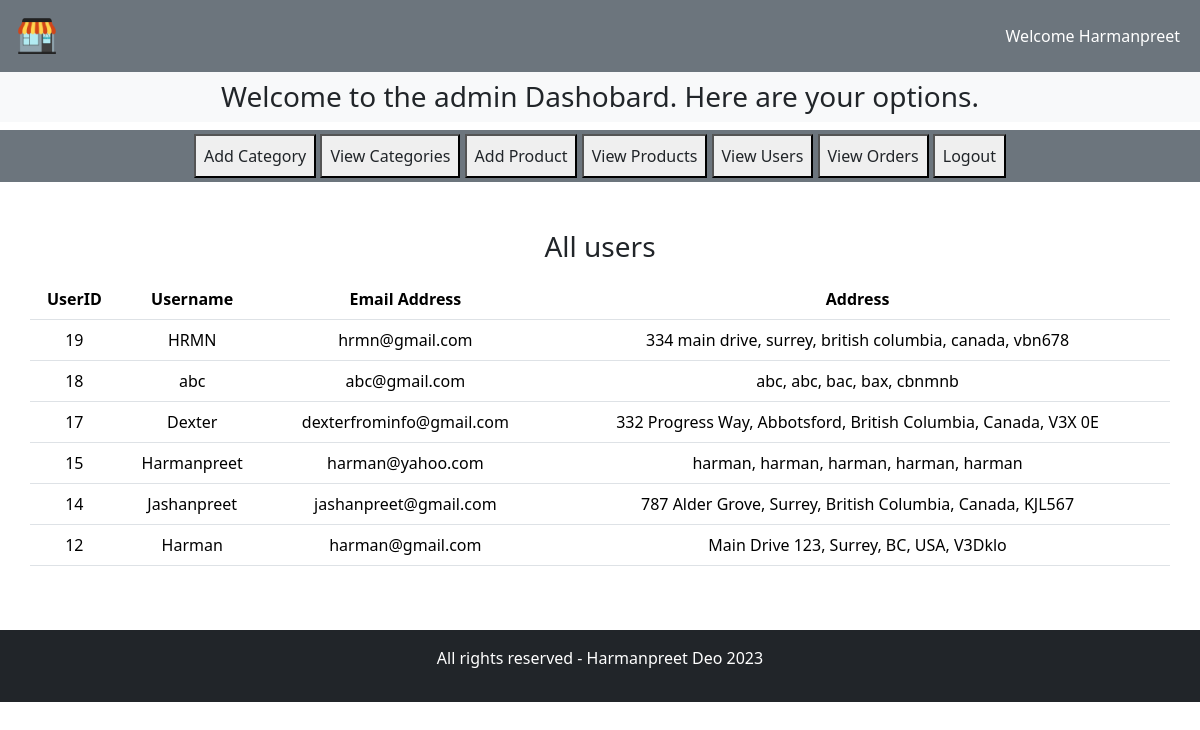
/estorephp/admin/index.php?viewUsers (signed in), run on the app's committed database.
### tables this page shows
CREATE TABLE `users` (
  `userID` int(6) NOT NULL,
  `username` varchar(25) NOT NULL,
  `email` varchar(50) NOT NULL,
  `password` varchar(255) NOT NULL,
  `street` varchar(50) NOT NULL,
  `city` varchar(25) NOT NULL,
  `state` varchar(50) NOT NULL,
  `country` varchar(25) NOT NULL,
  `zipcode` varchar(6) NOT NULL
);

### estorephp/controllers/AdminController.php (called while the page is built, shortened)
<?php
    class AdminController {
        private $model;
        public function __construct($model) {
            $this->model = $model;
        }
        public function getAdminName($id) {
            return $this->model->getAdminName($id);
        }
    }
?>

### estorephp/models/AdminModel.php (called while the page is built, shortened)
<?php
class AdminModel {
    private $db;
    public function __construct($db) {
        $this->db = $db;
    }
    public function getAdminname($id) {
        $query = "SELECT * FROM admins WHERE adminID = :adminID";
        $statement = $this->db->prepare($query);
        $statement->bindValue(':adminID', $id);
        $statement->execute();
        $admin = $statement->fetch();
        if($admin) {
            return $admin;
        }
    }
}
?>

### estorephp/controllers/UserController.php (called while the page is built, shortened)
<?php
    class UserController {
        private $model;
        public function __construct($model) {
            $this->model = $model;
        }
        public function viewAllUsers() {
            return $this->model->viewAllUsers();
        }
    }
?>

### estorephp/models/UserModel.php (called while the page is built, shortened)
<?php
    class UserModel {
        private $db;
        public function __construct($db) {
            $this->db = $db;
        }
        public function viewAllUsers() {
            $query = "SELECT * FROM users ORDER BY userID DESC";
            $statement = $this->db->prepare($query);
            $statement->execute();
            $users = $statement->fetchAll();
            if(count($users) > 0) {return $users;}
        }
    }
?>

### estorephp/admin/viewUsers.php (the view)
<?php
    include("../includes/connect.php");
    include("../models/UserModel.php");
    include("../controllers/UserController.php");
    $userModel = new UserModel($db);
    $userController = new UserController($userModel);
    $users = $userController->viewAllUsers();
?>
        <div class="row text-center">
            <h3>All users</h3>
            <table class="table table-hover mt-2">
                <thead>
                    <th>UserID</th>
                    <th>Username</th>
                    <th>Email Address</th>
                    <th>Address</th>
                </thead>
                <tbody>
                <?php
                    foreach($users as $user) {
                        echo'
                            <tr>
                                <td>'.$user['userID'].'</td>
                                <td>'.$user['username'].'</td>
                                <td>'.$user['email'].'</td>
                                <td>'.$user['street'].', '.$user['city'].', '.$user['state'].', '.$user['country'].', '.$user['zipcode'].'</td>
                            </tr>
                        ';
                    }
                ?>
                </tbody>
        </table>
        </div>

### estorephp/admin/index.php (shortened to what this page needs)
<?php session_start();
    include("../includes/connect.php");
    include("../models/AdminModel.php");
    include("../controllers/AdminController.php");
    $adminModel = new AdminModel($db);
    $adminController = new AdminController($adminModel);
    if(isset($_SESSION['admin'])) {
        $adminID = $_SESSION['admin'];
        $adminName = $adminController->getAdminName($adminID)['firstName'];
    }
?>
<!DOCTYPE html>
<html lang="en">
<head>
    <link href="https://cdn.jsdelivr.net/npm/bootstrap@5.3.2/dist/css/bootstrap.min.css" rel="stylesheet">
    <link rel="stylesheet" href="https://cdnjs.cloudflare.com/ajax/libs/font-awesome/6.5.1/css/all.min.css" />
    <link rel="stylesheet" href="../style.css">
</head>
<body>
    <?php
    if(isset($_SESSION['admin'])) {
        ?>
    <div class="container-fluid p-0">
        <nav class="navbar navbar-expand-lg navbar-light bg-secondary">
            <div class="container-fluid">
                <img src="../images/shoplogo.png" class="logo" alt="">
                <nav class="navbar navbar-expand-lg">
                    <ul class="navbar-nav">
                        <li class="nav-item">
                            <a href="adminProfile.php" class="nav-link text-white"> Welcome <?php echo $adminName?></a>
                        </li>
                    </ul>
                </nav>
            </div>
        </nav>
    </div>
    <div class="bg-light">
        <h3 class="text-center p-2">Welcome to the admin Dashobard. Here are your options.</h3>
    </div>
    <div class="row">
        <div class="col-lg-12 bg-secondary p-1">
            <div class="button text-center">
                <button><a href="index.php?insertCategory" class="nav-link text-dark p-2">Add Category</a></button>
                <button><a href="viewCategories.php" class="nav-link text-dark p-2">View Categories</a></button>
                <button><a href="insertProduct.php" class="nav-link text-dark p-2">Add Product</a></button>
                <button><a href="viewProducts.php" class="nav-link text-dark p-2">View Products</a></button>
                <button><a href="index.php?viewUsers" class="nav-link text-dark p-2">View Users</a></button>
                <button><a href="index.php?viewOrders" class="nav-link text-dark p-2">View Orders</a></button>
                <button><a href="logout.php" class="nav-link text-dark p-2">Logout</a></button>
            </div>
        </div>
    </div>
    <div class="container my-5">
        <?php
            if (isset($_GET['insertCategory'])) {
                include("./insertCategory.php");
            } else if (isset($_GET['viewUsers'])) {
                include("./viewUsers.php");
            } else if (isset($_GET['viewOrders'])) {
                include("./viewOrders.php");
            }
        ?>
    </div>
    <?php  include("../includes/footer.php");
    }   else {
        header("Location: login.php");
    }
    ?>
</body>
</html>

### estorephp/style.css (style rules this page uses)
* { margin: 0; padding: 0; box-sizing: border-box; }
.logo { height: 50px; width: 50px; }

### data on the page
users: userID "19", username "HRMN", email "hrmn@gmail.com", street "334 main drive", city "surrey", state "british columbia", country "canada", zipcode "vbn678"
users: userID "18", username "abc", email "abc@gmail.com", street "abc", city "abc", state "bac", country "bax", zipcode "cbnmnb"
users: userID "17", username "Dexter", email "dexterfrominfo@gmail.com", street "332 Progress Way", city "Abbotsford", state "British Columbia", country "Canada", zipcode "V3X 0E"
users: userID "15", username "Harmanpreet", email "harman@yahoo.com", street "harman", city "harman", state "harman", country "harman", zipcode "harman"
users: userID "14", username "Jashanpreet", email "jashanpreet@gmail.com", street "787 Alder Grove", city "Surrey", state "British Columbia", country "Canada", zipcode "KJL567"
users: userID "12", username "Harman", email "harman@gmail.com", street "Main Drive 123", city "Surrey", state "BC", country "USA", zipcode "V3Dklo"

### other printed values
$adminName "Harmanpreet"
